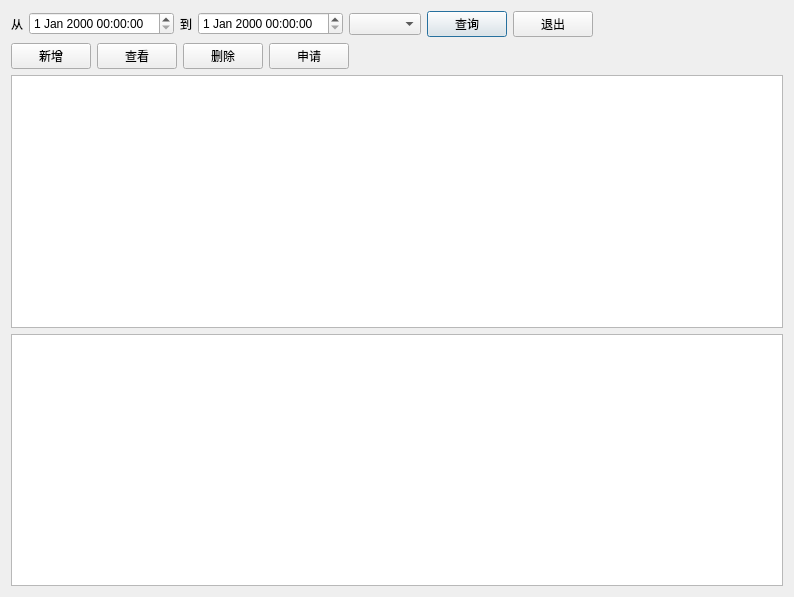
<?xml version="1.0" encoding="UTF-8"?>
<ui version="4.0">
 <class>material_purchase_apply</class>
 <widget class="QDialog" name="material_purchase_apply">
  <property name="geometry">
   <rect>
    <x>0</x>
    <y>0</y>
    <width>794</width>
    <height>597</height>
   </rect>
  </property>
  <property name="windowTitle">
   <string>Dialog</string>
  </property>
  <layout class="QVBoxLayout" name="verticalLayout">
   <item>
    <layout class="QHBoxLayout" name="horizontalLayout_3">
     <item>
      <widget class="QLabel" name="label">
       <property name="text">
        <string>从</string>
       </property>
      </widget>
     </item>
     <item>
      <widget class="lds_datetimeEdit" name="dateTimeEdit_from"/>
     </item>
     <item>
      <widget class="QLabel" name="label_2">
       <property name="text">
        <string>到</string>
       </property>
      </widget>
     </item>
     <item>
      <widget class="lds_datetimeEdit" name="dateTimeEdit_to"/>
     </item>
     <item>
      <widget class="lds_ComboBox" name="comboBox_CH_STATE"/>
     </item>
     <item>
      <widget class="lds_toolbar_button" name="pushButton_select">
       <property name="text">
        <string>查询</string>
       </property>
       <property name="outer_stylesheet" stdset="0">
        <string>pushbutton</string>
       </property>
      </widget>
     </item>
     <item>
      <widget class="lds_toolbar_button" name="pushButton_exit">
       <property name="text">
        <string>退出</string>
       </property>
       <property name="outer_stylesheet" stdset="0">
        <string>pushbutton</string>
       </property>
      </widget>
     </item>
     <item>
      <spacer name="horizontalSpacer">
       <property name="orientation">
        <enum>Qt::Horizontal</enum>
       </property>
       <property name="sizeHint" stdset="0">
        <size>
         <width>40</width>
         <height>20</height>
        </size>
       </property>
      </spacer>
     </item>
    </layout>
   </item>
   <item>
    <layout class="QHBoxLayout" name="horizontalLayout">
     <item>
      <widget class="lds_toolbar_button" name="pushButton_new">
       <property name="focusPolicy">
        <enum>Qt::NoFocus</enum>
       </property>
       <property name="text">
        <string>新增</string>
       </property>
       <property name="outer_stylesheet" stdset="0">
        <string>pushbutton</string>
       </property>
      </widget>
     </item>
     <item>
      <widget class="lds_toolbar_button" name="pushButton_change">
       <property name="focusPolicy">
        <enum>Qt::NoFocus</enum>
       </property>
       <property name="text">
        <string>查看</string>
       </property>
       <property name="outer_stylesheet" stdset="0">
        <string>pushbutton</string>
       </property>
      </widget>
     </item>
     <item>
      <widget class="lds_toolbar_button" name="pushButton_del">
       <property name="focusPolicy">
        <enum>Qt::NoFocus</enum>
       </property>
       <property name="text">
        <string>删除</string>
       </property>
       <property name="outer_stylesheet" stdset="0">
        <string>pushbutton</string>
       </property>
      </widget>
     </item>
     <item>
      <widget class="lds_toolbar_button" name="pushButton_audit">
       <property name="focusPolicy">
        <enum>Qt::NoFocus</enum>
       </property>
       <property name="text">
        <string>申请</string>
       </property>
       <property name="outer_stylesheet" stdset="0">
        <string>pushbutton_blue</string>
       </property>
      </widget>
     </item>
     <item>
      <spacer name="horizontalSpacer_2">
       <property name="orientation">
        <enum>Qt::Horizontal</enum>
       </property>
       <property name="sizeHint" stdset="0">
        <size>
         <width>40</width>
         <height>20</height>
        </size>
       </property>
      </spacer>
     </item>
    </layout>
   </item>
   <item>
    <widget class="lds_tableView" name="tableView_master"/>
   </item>
   <item>
    <widget class="lds_tableView" name="tableView_detail"/>
   </item>
  </layout>
 </widget>
 <customwidgets>
  <customwidget>
   <class>lds_tableView</class>
   <extends>QTableView</extends>
   <header>lds_tableview.h</header>
  </customwidget>
  <customwidget>
   <class>lds_ComboBox</class>
   <extends>QComboBox</extends>
   <header>lds_combobox.h</header>
  </customwidget>
  <customwidget>
   <class>lds_toolbar_button</class>
   <extends>QPushButton</extends>
   <header>lds_toolbar_button.h</header>
  </customwidget>
  <customwidget>
   <class>lds_datetimeEdit</class>
   <extends>QDateTimeEdit</extends>
   <header>lds_datetimeedit.h</header>
  </customwidget>
 </customwidgets>
 <resources/>
 <connections/>
</ui>
